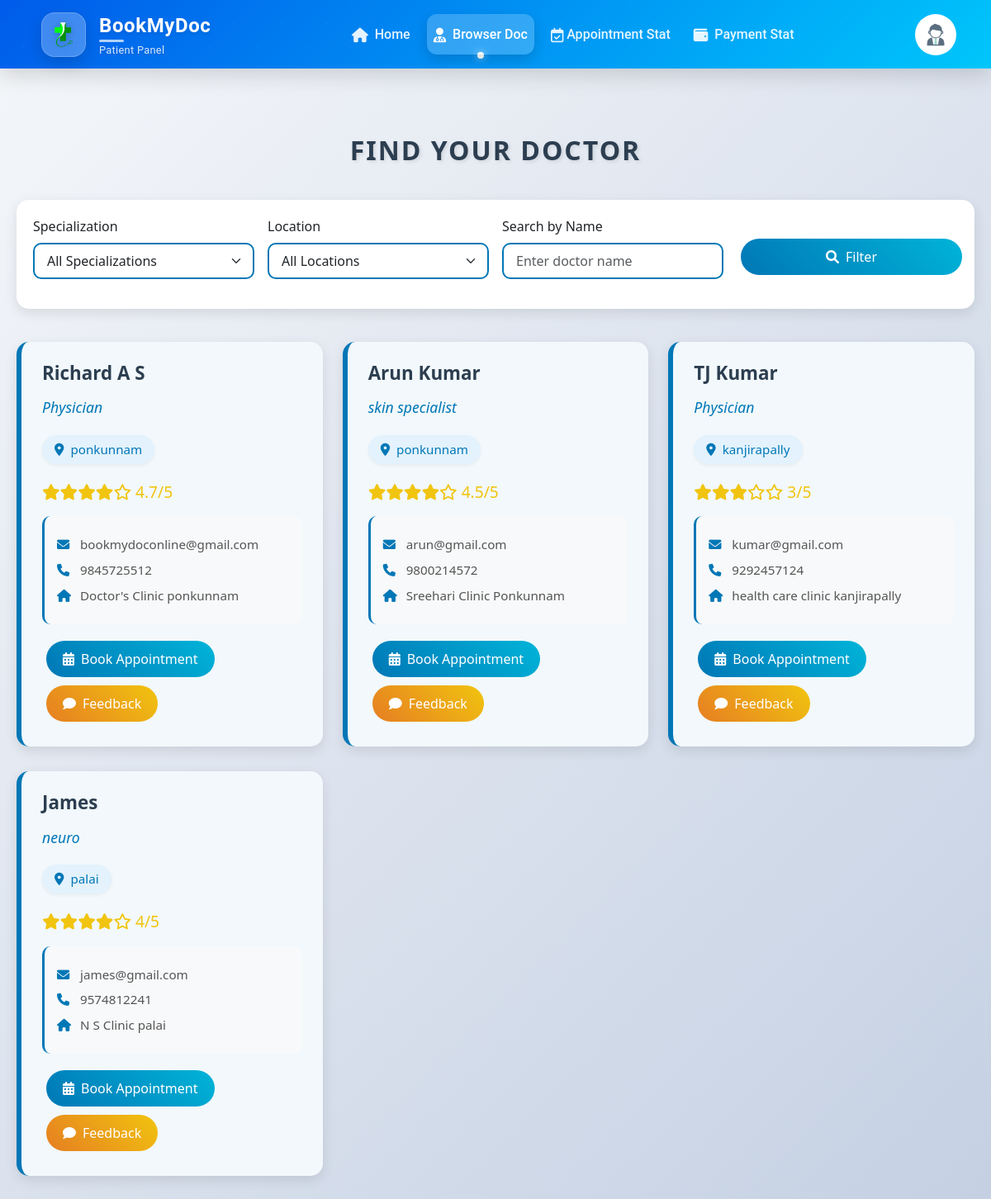
The app's page /browsedoct.php (signed in) with its own data.
### tables this page shows
CREATE TABLE `doctorreg` (
  `id` int(11) NOT NULL,
  `name` varchar(255) NOT NULL,
  `phone` varchar(20) NOT NULL,
  `email` varchar(255) NOT NULL,
  `password` varchar(255) NOT NULL,
  `created_at` timestamp NOT NULL DEFAULT current_timestamp(),
  `age` int(11) DEFAULT NULL,
  `qualifications` text DEFAULT NULL,
  `experience` int(11) DEFAULT NULL,
  `specialization` varchar(255) DEFAULT NULL,
  `profile_photo` varchar(255) DEFAULT NULL,
  `degree_certificate` varchar(255) DEFAULT NULL,
  `status` enum('pending','rejected','approved') DEFAULT 'pending',
  `address` varchar(255) DEFAULT NULL,
  `location` varchar(20) DEFAULT NULL,
  `fees` decimal(10,2) NOT NULL DEFAULT 0.00,
  `rejection_reason` text DEFAULT NULL,
  `action` enum('enabled','disabled') NOT NULL DEFAULT 'enabled'
);

### browsedoct.php (the view, shortened to what this page needs)
<?php
include('patientheader2.php');
$patient_id = $_SESSION['id'] ?? null;
$patient_disabled = false;
if ($patient_id) {
    $patient_query = "SELECT action FROM patientreg WHERE id = $patient_id";
    $patient_result = mysqli_query($conn, $patient_query);
    $patient_data = mysqli_fetch_assoc($patient_result);
    $patient_disabled = ($patient_data['action'] === 'disabled');
}
$specialization_filter = $location_filter = $search_term = "";
$query = "SELECT * FROM doctorreg WHERE status = 'approved' AND action != 'disabled'";
$result = mysqli_query($conn, $query);
?>
<!DOCTYPE html>
<html lang="en">
<head>
    <link href="https://cdnjs.cloudflare.com/ajax/libs/bootstrap/5.3.0/css/bootstrap.min.css" rel="stylesheet">
    <link rel="stylesheet" href="https://cdnjs.cloudflare.com/ajax/libs/font-awesome/6.0.0/css/all.min.css">
</head>
<body>
<div class="container12">
    <h2 class="page-title">Find Your Doctor</h2>
    <div class="filter-box">
        <form method="GET" action="">
            <div class="row g-3 align-items-end">
                <div class="col-md-3">
                    <label for="specialization" class="form-label">Specialization</label>
                    <select name="specialization" id="specialization" class="form-select">
                        <option value="">All Specializations</option>
                    </select>
                </div>
                <div class="col-md-3">
                    <label for="location" class="form-label">Location</label>
                    <select name="location" id="location" class="form-select">
                        <option value="">All Locations</option>
                    </select>
                </div>
                <div class="col-md-3">
                    <label for="search_term" class="form-label">Search by Name</label>
                    <input type="text" name="search_term" id="search_term" class="form-control"
                           value="<?php echo htmlspecialchars($search_term); ?>" placeholder="Enter doctor name">
                </div>
                <div class="col-md-3">
                    <button type="submit" name="filter" class="btn btn-custom w-100">
                        <i class="fas fa-search me-2"></i>Filter
                    </button>
                </div>
            </div>
        </form>
    </div>
    <div class="row">
        <?php
        if(mysqli_num_rows($result) > 0) {
            while ($row = mysqli_fetch_assoc($result)) {
                $doctor_id = $row['id'];
                $rating_query = "SELECT AVG(rating) AS avg_rating FROM feedback WHERE doctor_id = $doctor_id";
                $rating_result = mysqli_query($conn, $rating_query);
                $rating_row = mysqli_fetch_assoc($rating_result);
                $avg_rating = round($rating_row['avg_rating'], 1);
                $is_disabled = ($row['status'] == 'disabled' || $patient_disabled);
                $disable_class = $is_disabled ? 'disabled' : '';
        ?>
            <div class="col-md-4">
                <div class="doctor-box">
                    <h5 class="doctor-name"><?php echo htmlspecialchars($row['name']); ?></h5>
                    <p class="specialization"><?php echo htmlspecialchars($row['specialization']); ?></p>
                    <div class="location-badge">
                        <i class="fas fa-map-marker-alt me-2"></i> <?php echo htmlspecialchars($row['location']); ?>
                    </div>
                    <p class="rating-stars">
                        <?php
                        $stars = floor($avg_rating);
                        for($i = 0; $i < 5; $i++) {
                            echo $i < $stars ? '<i class="fas fa-star"></i>' : '<i class="far fa-star"></i>';
                        }
                        echo " " . ($avg_rating ? $avg_rating . "/5" : "No ratings");
                        ?>
                    </p>
                    <div class="doctor-contact">
                        <div class="contact-item"><i class="fas fa-envelope"></i><?php echo htmlspecialchars($row['email']); ?></div>
                        <div class="contact-item"><i class="fas fa-phone"></i><?php echo htmlspecialchars($row['phone']); ?></div>
                        <div class="contact-item"><i class="fas fa-home"></i><?php echo htmlspecialchars($row['address']); ?></div>
                    </div>
                    <div>
                        <a href="appointmentdate.php?doctor_id=<?php echo $row['id']; ?>"
                           class="btn btn-custom <?php echo $disable_class; ?>">
                            <i class="fas fa-calendar-alt me-2"></i>Book Appointment
                        </a>
                        <button class="btn btn-custom btn-feedback"
                                data-bs-toggle="modal"
                                data-bs-target="#feedbackModal<?php echo $row['id']; ?>">
                            <i class="fas fa-comment me-2"></i>Feedback
                        </button>
                    </div>
                </div>
            </div>
        <?php } } else { ?>
            <div class="col-12 text-center">
                <div class="alert alert-info">No doctors found matching your criteria.</div>
            </div>
        <?php } ?>
    </div>
</div>
</body>
</html>

### browsedoct.php (style rules this page uses)
body { background: linear-gradient(135deg, #f5f7fa 0%, #c3cfe2 100%); min-height: 100vh; }
.container12 { max-width: 1300px; margin: 60px auto; padding: 20px; }
.page-title { color: #2c3e50; font-weight: 700; text-align: center; margin-bottom: 40px; text-transform: uppercase; letter-spacing: 2px; text-shadow: 2px 2px 4px rgba(0,0,0,0.1); }
.filter-box { background: white; border-radius: 15px; padding: 20px; margin-bottom: 40px; box-shadow: 0 5px 15px rgba(0,0,0,0.1); }
.filter-box .form-control, .filter-box .form-select { border-radius: 10px; border: 2px solid #0077b6; padding: 8px 15px; }
.filter-box .btn-custom { background: linear-gradient(45deg, #0077b6, #00b4d8); border: none; padding: 10px 20px; border-radius: 25px; color: white; font-weight: 500; transition: all 0.3s ease; }
.doctor-box { background: white; border-radius: 15px; box-shadow: 0 5px 15px rgba(0,0,0,0.1); padding: 25px; margin-bottom: 30px; transition: all 0.3s ease; border-left: 6px solid #0077b6; position: relative; overflow: hidden; }
.doctor-box::before { content: ''; position: absolute; top: -50%; left: -50%; width: 200%; height: 200%; background: rgba(0,119,182,0.05); transform: rotate(45deg); z-index: 0; }
.doctor-box > * { position: relative; z-index: 1; }
.doctor-name { color: #2c3e50; font-weight: 600; margin-bottom: 15px; font-size: 1.4rem; }
.specialization { color: #0077b6; font-size: 1.1rem; margin-bottom: 10px; font-style: italic; }
.location-badge { background: #e3f2fd; color: #0077b6; padding: 6px 15px; border-radius: 20px; font-size: 0.95rem; display: inline-flex; align-items: center; margin: 10px 0; box-shadow: 0 2px 4px rgba(0,0,0,0.05); }
.doctor-contact { background: #f8f9fa; padding: 15px; border-radius: 10px; margin: 15px 0; border-left: 3px solid #0077b6; }
.contact-item { margin: 8px 0; color: #555; font-size: 0.95rem; }
.contact-item i { color: #0077b6; margin-right: 8px; width: 20px; }
.rating-stars { color: #f1c40f; font-size: 1.2rem; margin: 10px 0; }
.btn-custom { background: linear-gradient(45deg, #0077b6, #00b4d8); border: none; padding: 10px 20px; border-radius: 25px; color: white; font-weight: 500; transition: all 0.3s ease; margin: 5px; }
.btn-feedback { background: linear-gradient(45deg, #e67e22, #f1c40f); }

### records on screen
doctorreg: name "Richard A S", specialization "Physician", location "ponkunnam", avg_rating "4.7", email "bookmydoconline@gmail.com", phone "9845725512", address "Doctor's Clinic ponkunnam"
doctorreg: name "Arun Kumar", specialization "skin specialist", location "ponkunnam", avg_rating "4.5", email "arun@gmail.com", phone "9800214572", address "Sreehari Clinic Ponkunnam"
doctorreg: name "TJ Kumar", specialization "Physician", location "kanjirapally", avg_rating "3", email "kumar@gmail.com", phone "9292457124", address "health care clinic kanjirapally"
doctorreg: name "James", specialization "neuro", location "palai", avg_rating "4", email "james@gmail.com", phone "9574812241", address "N S Clinic palai"
